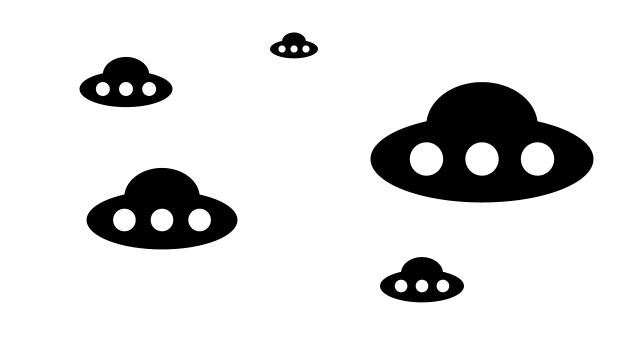
Frame 1 (no input)
Frame 60 (the mouse pressed at the canvas centre just before this capture): identical to frame 1, image omitted
Frame 120 (the mouse held since frame 60 and released just before this capture): identical to frame 1, image omitted

The Processing sketch that drew this single still picture (run headless with seeded random() and noise(); from frame 60 on, the mouse is pressed at the canvas centre):

// Processing sketch: exercise_7_10
// ── exercise_7_10.pde
void setup() {
  size(640, 360);
}
void draw() {
  background(255);
  spaceShip(482, 159, 223);
  spaceShip(126, 89, 93);
  spaceShip(422, 286, 84);
  spaceShip(294, 49, 48);
  spaceShip(162, 220, 151);
}

void spaceShip(int posX, int posY, int size) {
  noStroke();
  fill(0);
  ellipse(posX, posY, size, 0.39*size);
  ellipse(posX, posY-(0.15*size), 0.5*size, 0.39*size);
  fill(255);
  for (float i = -0.249*size; i <= 0.249*size; i += 0.249*size) {
    ellipse(posX+i, posY, 0.15*size, 0.15*size);
  }
}
